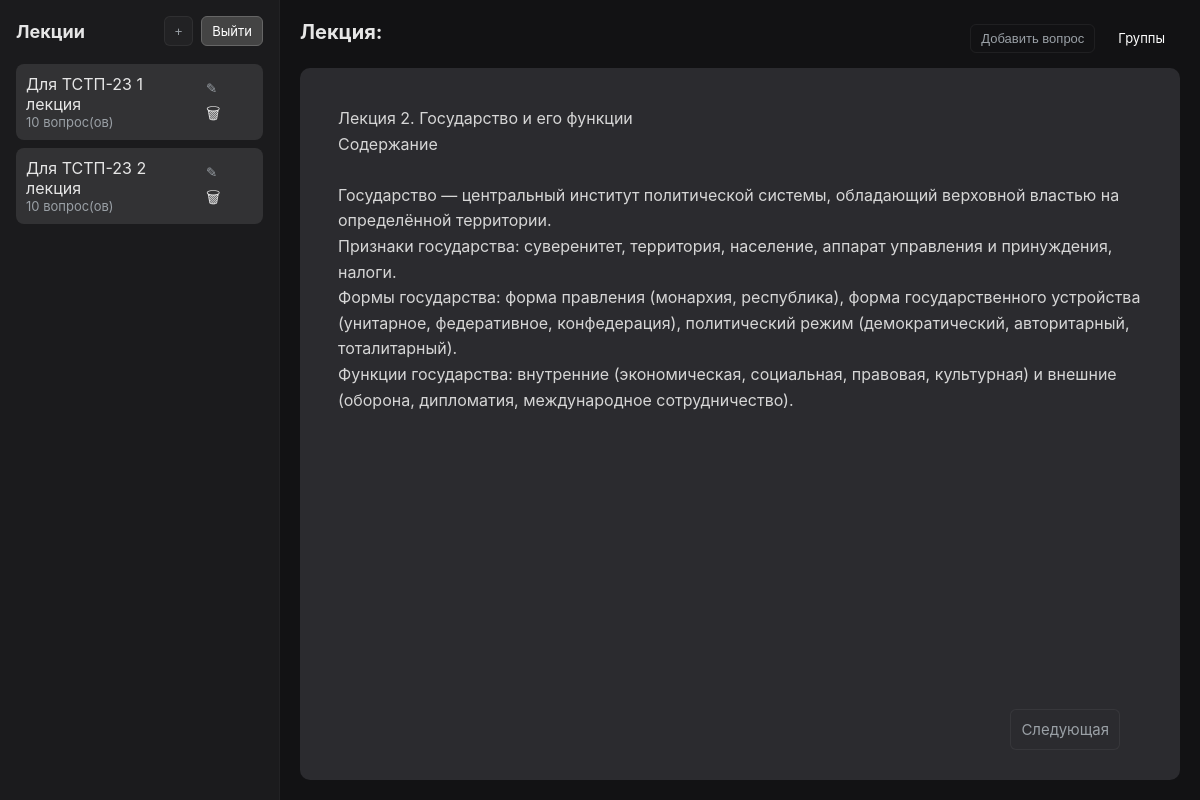
Page /index.php?lect=33&pg=1 (signed in) on the committed database.
### tables this page shows
CREATE TABLE `lecture` (
  `id` int(20) NOT NULL,
  `nameLecture` text NOT NULL,
  `lectureContent` text NOT NULL,
  `forGroup` text NOT NULL,
  `adminId` int(30) NOT NULL
);

### index.php (the view, shortened to what this page needs)
<?php
require_once "connect.php";
$userId = $_SESSION['id'];
$sql = "SELECT * FROM users WHERE id='$userId'";
$result = $connection->query($sql);
$row = $result->fetch_assoc();
$status = $row['status'];
$group = $row['group_name'];
?>
<!doctype html>
<html lang="ru">
<head>
  <link rel="stylesheet" href="css/style.css" />
</head>
<body>
  <div id="app">
    <aside id="sidebar">
      <div class="sidebar-header">
        <h2>Лекции</h2>
        <div class="admin-controls" id="adminControls">
          <?php
          if ($status == 'admin') {
            echo ('<button id="btnAddLecture" class="btn primary">+</button>
              <a id="btnLogoutAdmin" class="btn danger" href="logout.php">Выйти</a>');
          } else {
            echo ('<a id="btnLogoutAdmin" class="btn danger" href="logout.php">Выйти</a>');
          }
          ?>
        </div>
      </div>
      <div id="lecturesList" class="lectures-list">
        <?php
        if ($status == 'admin' && empty($_GET['group'])) {
          $lectures = "SELECT * FROM lecture WHERE adminId='$userId'";
        } elseif ($status == 'admin' && !empty($_GET['group'])) {
          $selectedGroup = $_GET['group'];
          $lectures = "SELECT * FROM lecture WHERE forGroup='$selectedGroup' AND adminId=" . $userId;
        } else {
          $lectures = "SELECT * FROM lecture WHERE forGroup='$group'";
        }
        if ($status == 'admin' && !empty($_GET['group'])) {
          if ($lecturesResult = $connection->query($lectures)) {
            $lecturesCount = $lecturesResult->num_rows;
            if ($lecturesCount > 0) {
              while ($lecturesRow = mysqli_fetch_array($lecturesResult)) {
                $q = "SELECT * FROM quetions WHERE lectureId='" . $lecturesRow['id'] . "'";
                $res = $connection->query($q);
                $qCount = $res->num_rows;
                echo ('<div class="lecture-item">
                          <a href="index.php?group=' . $_GET['group'] . '&gl=' . $lecturesRow['id'] . '">
                            <div>' . $lecturesRow['nameLecture'] . '
                              <div class="small">' . $qCount . ' вопрос(ов)</div>
                            </div>
                          </a>
                        </div>');
              }
            }
          }
        } else {
          if ($lecturesResult = $connection->query($lectures)) {
            $lecturesCount = $lecturesResult->num_rows;
            if ($lecturesCount > 0) {
              $il = 1;
              while ($lecturesRow = mysqli_fetch_array($lecturesResult)) {
                $q = "SELECT * FROM quetions WHERE lectureId='" . $lecturesRow['id'] . "'";
                $res = $connection->query($q);
                $qCount = $res->num_rows;
                $pageLecture = (!empty($_GET['lect'])) ? '&lect=' . $_GET['lect'] . '&' : '';
                $n = (!empty($_GET['pg'])) ? 'pg=' . $_GET['pg'] : '';
                if ($status == 'admin') {
                  echo ('<div class="lecture-item">
                          <a href="index.php?lect=' . $lecturesRow['id'] . '&pg=1" class="lecture-item-link">
                            <div>' . $lecturesRow['nameLecture'] . '
                            <div class="small">' . $qCount . ' вопрос(ов)</div>
                          </div>
                          </a>
                            <div class="lecture-controls">
                              <button class="icon-btn" id="updateLecture-' . $il . '">✎</button>
                              <a class="icon-btn" href="deleteLecture.php?dl=' . $lecturesRow['id'] . $pageLecture . $n . '">🗑</a>
                            </div>
                          </div>');
                } else {
                  echo ('<div class="lecture-item"><a href="index.php?lect=' . $lecturesRow['id'] . '&pg=1"><div>' . $lecturesRow['nameLecture'] . '<div class="small">' . $qCount . ' вопрос(ов)</div></div></a></div>');
                }
                $il++;
              }
            } else {
              echo ('count is 0');
            }
          } else {
            echo ('conn error');
          }
        }
        ?>
      </div>
    </aside>
    <main id="main">
      <header class="main-header">
        <h1 id="lectureTitle">
          <?php
          if (!empty($_GET['pg']) && $_GET['pg'] == 1) {
            echo ('Лекция:');
          } elseif (!empty($_GET['pg']) && $_GET['pg'] > 1) {
            echo ('Вопрос:');
          } elseif (!empty($_GET['pg']) && $_GET['pg'] == 'result') {
            echo ('Результат:');
          } elseif (!empty($_GET['group'])) {
            echo ('Группа:');
          } else {
            echo ('Главная');
          }
          ?></h1>
        <div class="meta">
          <?php
          if ($status == 'admin' && !empty($_GET['lect']) && empty($_GET['group'])) {
            echo ('<span id="lectureMeta"></span>
            <div id="lectureActions" class="lecture-actions"><button class="btn" id="addQuetion">Добавить вопрос</button>'); ?>
            <ul class="menu">
              <li class="menu-item">Группы
              </li>
            </ul>
          <?php
            echo ('</div>');
          }
          ?>
        </div>
      </header>
      <section id="lectureContent" class="lecture-content">
        <?php
        if (!empty($_GET['lect'])) {
          $selectedLectureId = $_GET['lect'];
          $selectedLecture = "SELECT * FROM lecture WHERE id='$selectedLectureId'";
          $lectureResult = $connection->query($selectedLecture);
          $lectureRow = $lectureResult->fetch_assoc();
          $tasks = "SELECT * FROM quetions WHERE lectureId='$selectedLectureId'";
          $quetionResult = $connection->query($tasks);
          $quetionCount = $quetionResult->num_rows;
          $pageContent[0] = $lectureRow['lectureContent'];
          while ($quetionRow = mysqli_fetch_array($quetionResult)) {
            $pageContent[] = [
              'id' => $quetionRow['id'],
              'content' => $quetionRow['quetionContent']
            ];
          }
          if (!empty($_GET['pg'])) {
            if ($_GET['pg'] == 1) {
              echo ('<div id="lectureText" class="lecture-text"><p>' . $lectureRow['lectureContent'] . '</p></div>');
              echo ('<div class="navigation">
                    <a id="btnPrev" class="btn" href="index.php?lect=' . $selectedLectureId . '&pg=' . $_GET['pg']  - 1 . '" style="visibility: hidden;">Предыдущая</a>');
              if ($quetionCount > 0) {
                echo ('<a id="btnNext" class="btn primary" href="index.php?lect=' . $selectedLectureId . '&pg=' . $_GET['pg']  + 1 . '" style="position:fixed;padding:10px;font-size:15px;">Следующая</a>
                      </div>');
              } else {
                echo ('</div');
              }
            }
          }
        } else {
          echo ('<div id="lectureText" class="lecture-text">Выберите лекцию в панели лекций</div>');
        }
        ?>
      </section>
    </main>
  </div>
</body>
</html>

### css/style.css (style rules this page uses)
:root { --bg: #121214; --panel: #1b1b1d; --muted: #9aa0a6; --text: #e6e6e6; --accent: #2b2b2f; --danger: #b23b3b; --success: #2b8a57; --radius: 8px; --gap: 12px; --sidebar-width: 280px; font-family: Inter, Roboto, "Helvetica Neue", Arial, sans-serif; }
* { box-sizing: border-box; }
html, body, #app { height: 100%; margin: 0; background: var(--bg); color: var(--text); }
#app { display: flex; gap: 0; height: 100vh; overflow: hidden; }
#sidebar { width: var(--sidebar-width); background: var(--panel); padding: 16px; border-right: 1px solid rgba(255, 255, 255, 0.03); display: flex; flex-direction: column; }
.sidebar-header { display: flex; justify-content: space-between; align-items: center; margin-bottom: 10px; }
.sidebar-header h2 { margin: 0; font-size: 18px; color: var(--text); }
.admin-controls { display: flex; gap: 8px; }
.btn { background: transparent; border: 1px solid rgba(255, 255, 255, 0.06); padding: 6px 10px; color: var(--muted); font-size: 13px; border-radius: 6px; cursor: pointer; text-decoration: none; }
.btn.primary { background: rgba(255, 255, 255, 0.03); border-color: rgba(255, 255, 255, 0.06); }
#btnNext, #btnPrev, #toLect, #showTotal { position: absolute; background-color: #2b2b2f; }
#btnNext { right: 80px; bottom: 50px; }
.lectures-list { overflow: auto; padding-top: 8px; display: flex; flex-direction: column; gap: 8px; }
.lectures-list a { text-decoration: none; color: var(--text); position: relative; }
.lecture-item { padding: 10px; background: transparent; border-radius: 8px; cursor: pointer; display: flex; justify-content: space-between; align-items: center; background: rgba(255, 255, 255, 0.10); position: relative; }
.lecture-item a { width: 76%; overflow: hidden; }
.lecture-controls { width: 53px; }
main { flex: 1; padding: 20px; display: flex; flex-direction: column; overflow: hidden; }
.main-header { display: flex; justify-content: space-between; align-items: flex-start; gap: 12px; margin-bottom: 12px; }
.main-header h1 { margin: 0; font-size: 20px; }
.menu { list-style: none; margin: 0; padding: 0; background: #121214; position: relative; }
.menu-item { height: 100%; width: 100%; position: relative; display: inline-block; color: white; cursor: pointer; padding: 10px 15px; }
.meta { color: var(--muted); font-size: 13px; display: flex; gap: 10px; align-items: center; }
.lecture-actions { display: flex; align-items: center; gap: 8px; }
.lecture-content { background: var(--accent); padding: 18px; border-radius: 10px; flex: 1; overflow: auto; position: relative; }
.lecture-text { white-space: pre-wrap; overflow-wrap: break-word; color: #d6d6d6; line-height: 1.6; margin: 20px; }
.navigation { display: flex; justify-content: space-between; margin-top: 20px; gap: 10px; }
.small { font-size: 13px; color: var(--muted); }
.icon-btn { background: transparent; border: 0; color: var(--muted); cursor: pointer; padding: 6px; border-radius: 6px; }
.btn.danger { background: #444; border: 1px solid #666; color: #fff; text-decoration: none; }

### rows in the picture
lecture: nameLecture "Для ТСТП-23 1 лекция", qCount "10"
lecture: nameLecture "Для ТСТП-23 2 лекция", qCount "10", lectureContent "Лекция 2. Государство и его функции Содержание Государство — центральный институт политической системы, обладающий верховной властью на определённой территории. Признаки государства: суверенитет, территория, население, аппарат управления и принуждения, налоги. Формы государства: форма правления (монархия, республика), форма государственного устройства (унитарное, федеративное, конфедерация), политический режим (демократический, авторитарный, тоталитарный). Функции государства: внутренние (экономическая, социальная, правовая, культурная) и внешние (оборона, дипломатия, международное сотрудничество)."
